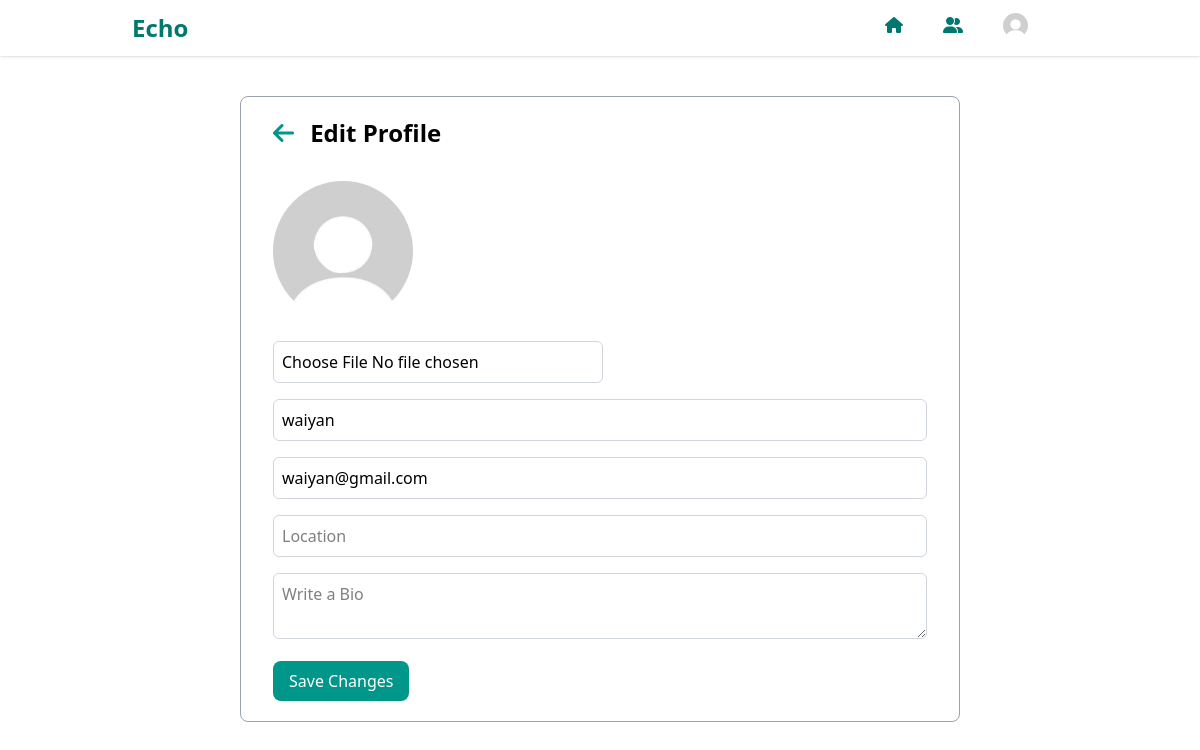
/profile/edit/ (signed in), run on an earlier commit of the app's database.
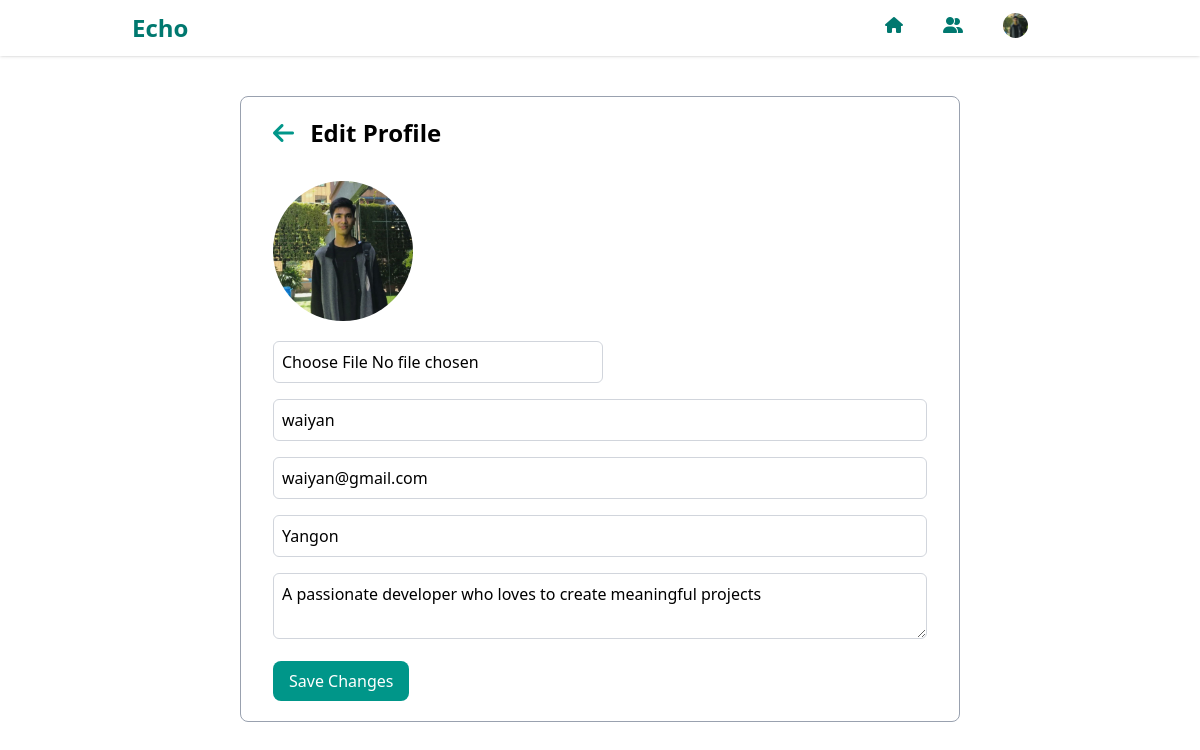
And on a later commit of the database.
### core/models.py (models this page shows, shortened)
class Profile(models.Model):
    user = models.OneToOneField(User, on_delete=models.CASCADE, related_name='profile')
    profile_img = models.ImageField(upload_to='profile_images/', default='profile_images/profile.jpg')
    bio = models.TextField(blank=True)
    location = models.CharField(max_length=100, blank=True)

### core/views.py (the view)
# urls.py: path('profile/edit/', views.edit_profile, name='edit_profile'),
@login_required
def edit_profile(request):
    profile = Profile.objects.filter(user=request.user).first()
    if request.method == 'POST':
        user_form = EditUserForm(request.POST, instance=request.user)
        profile_form = ProfileForm(request.POST, request.FILES, instance=profile)
        if user_form.is_valid() and profile_form.is_valid():
            user_form.save()
            profile_form.save()
            return redirect('core:profile')
    else:
        user_form = EditUserForm(instance=request.user)
        profile_form = ProfileForm(instance=profile)
    return render(request, 'core/editProfile.html', {
        'user_form' : user_form,
        'profile_form' : profile_form,
        'profile' : profile
    })

### core/forms.py
class EditUserForm(ModelForm):
    class Meta:
        model = Profile
        fields = ['username', 'email']
    username = forms.CharField(label='', required=False, widget=forms.TextInput(attrs={
        'placeholder' : 'Username',
        'class' : 'w-full border border-gray-300 rounded-md p-2 mb-4',
    }))
    email = forms.CharField(label='', required=False, widget=forms.TextInput(attrs={
        'placeholder' : 'Email',
        'class' : 'w-full border border-gray-300 rounded-md p-2 mb-4'
    }))

### core/templates/core/editProfile.html (shortened to what this page needs)
{% extends 'core/base.html' %}
{% block 'content' %}
{% load custom_filters %}
<div class="w-[60%] mx-auto">
    <div class="mx-auto mt-24 border-1 border-gray-400 rounded-lg px-8 py-5">
        <div class="mb-8">
            <a href="{% url 'core:profile' %}"><i class="fa-solid fa-arrow-left text-2xl text-teal-600 me-3"></i></a>
            <span class="text-2xl font-semibold">Edit Profile</span>
        </div>
        <img src="{{ profile.profile_img.url }}" class="w-[140px] h-[140px] rounded-full object-cover my-5" id="profile">
        <form action="" method="POST" enctype="multipart/form-data">
            {{ profile_form.profile_img }}
            {{ user_form.username }}
            {{ user_form.email }}
            {{ profile_form.location }}
            {{ profile_form.bio }}
            <button type="submit" class="bg-teal-600 hover:bg-teal-700 text-white px-4 py-2 rounded-lg">Save Changes</button>
        </form>
    </div>
</div>
{% endblock %}

### core/templates/core/base.html (shortened to what this page needs)
{% load custom_filters %}
<!DOCTYPE html>
<html lang="en">
<head>
    <script src="https://unpkg.com/@tailwindcss/browser@4"></script>
    <link rel="stylesheet" href="https://cdnjs.cloudflare.com/ajax/libs/font-awesome/6.7.2/css/all.min.css" />
</head>
<body>
    <div class="w-full shadow-sm fixed top-0 left-0 z-50 bg-white">
        <nav class="flex justify-between items-center w-[80%] mx-auto p-3">
            <a href="{% url 'core:index' %}" class="text-2xl font-bold text-teal-700">Echo</a>
            <ul class="flex justify-even space-x-10">
                <li><i class="fa-solid fa-house text-teal-700"></i></li>
                <li><i class="fa-solid fa-user-group text-teal-700"></i></li>
                <li>
                    <button id="dropdownButton" type="button"><img class="w-[25px] h-[25px] rounded-full object-cover" src="{{ profile.profile_img.url }}"></button>
                </li>
            </ul>
        </nav>
    </div>
    {% block 'content' %}{% endblock %}
</body>
</html>

What changed in the data, as far as the page shows it:
changed Profile: profile_img: picture added in place of a placeholder; location (not shown) → "Yangon"; bio (not shown) → "A passionate developer who loves to create meaningful projects"
